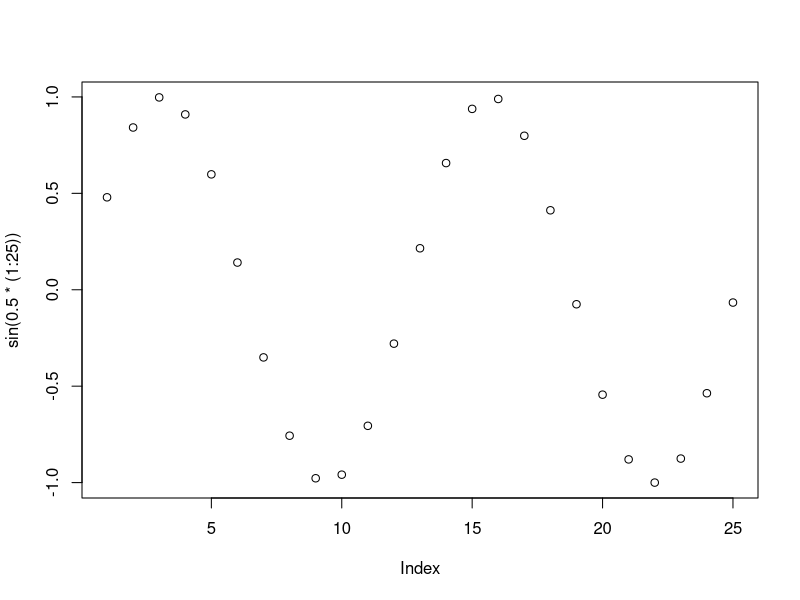
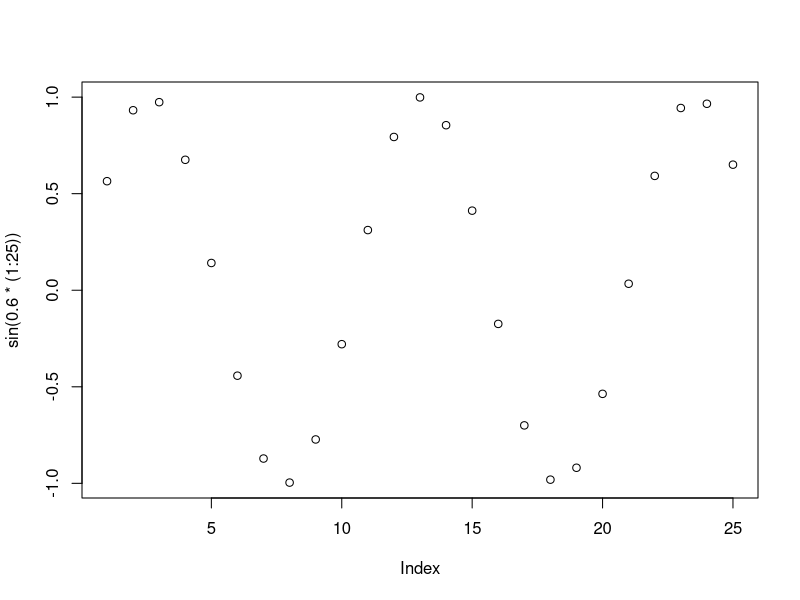
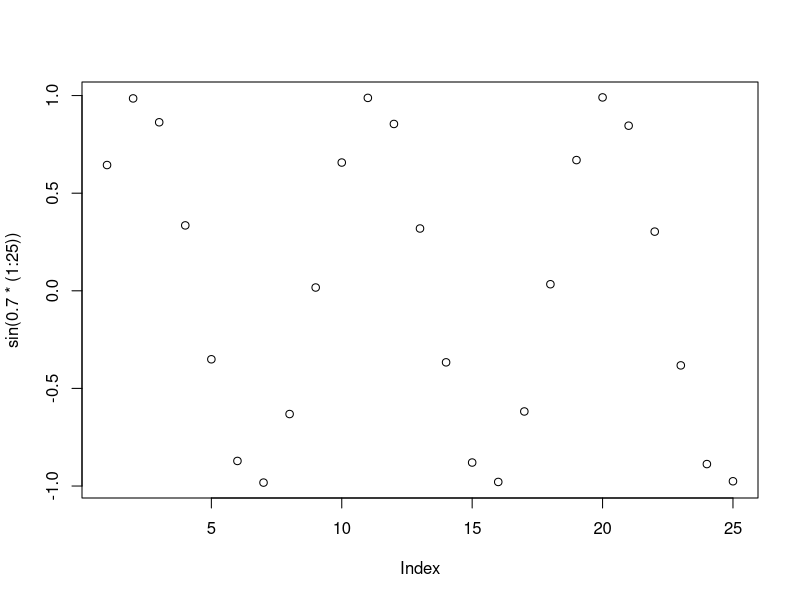
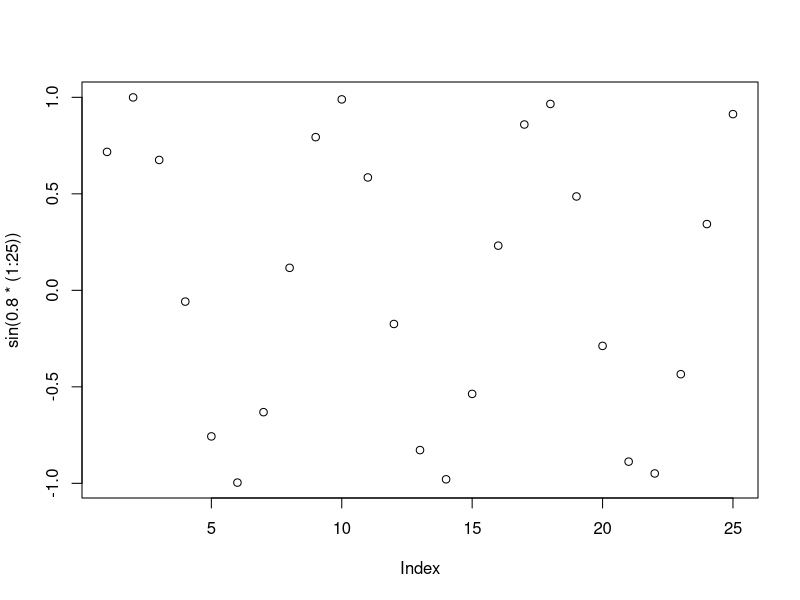

R code for these plots, in order:
sink('log.txt')

png('res5.png')
plot(sin(0.5*(1:25)))
dev.off()
print(5)
png('res6.png')
plot(sin(0.6*(1:25)))
dev.off()
print(6)
png('res7.png')
plot(sin(0.7*(1:25)))
dev.off()
print(7)
png('res8.png')
plot(sin(0.8*(1:25)))
dev.off()
print(8)

sink()
